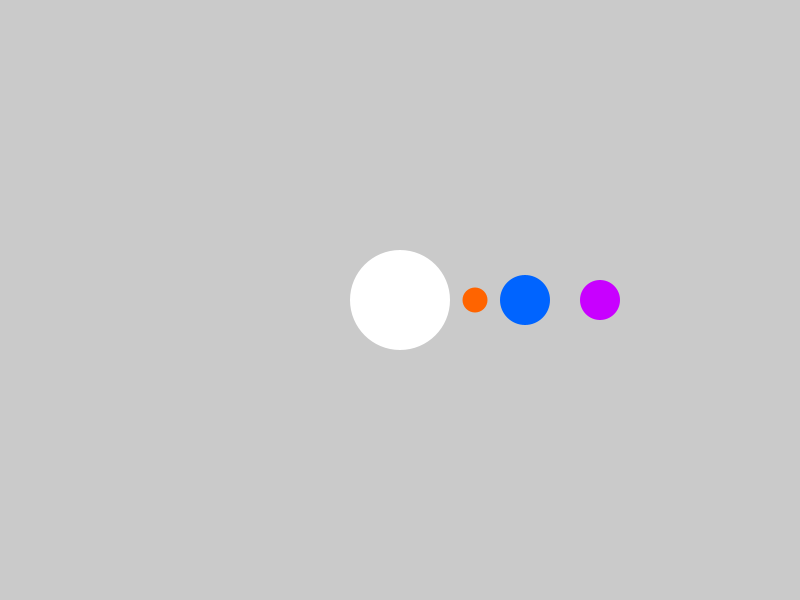
Frame 1 (no input)
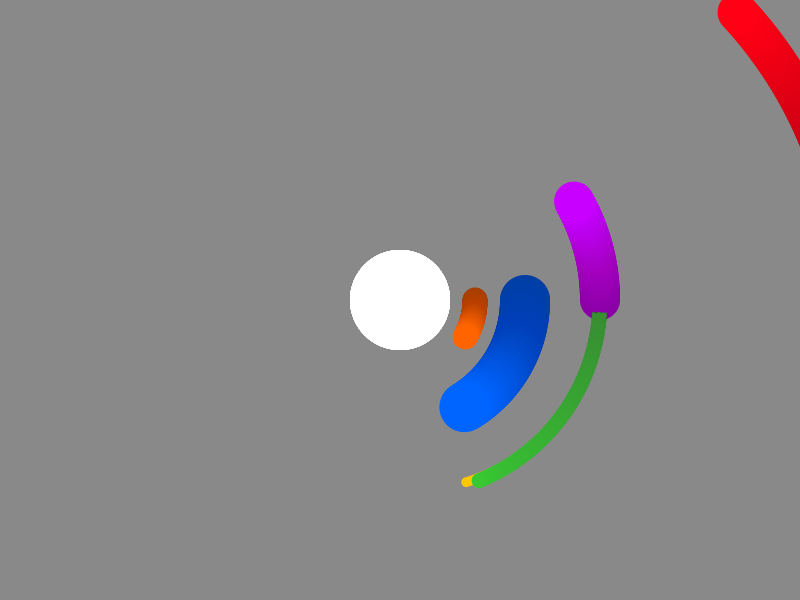
Frame 60 (the mouse pressed at the canvas centre just before this capture)
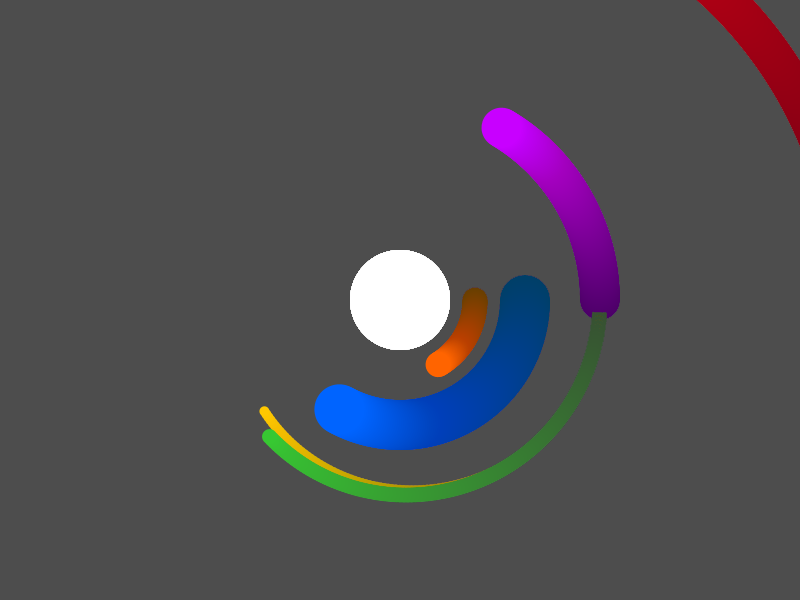
Frame 120 (the mouse held since frame 60 and released just before this capture)

The Processing sketch that drew these frames (run headless with seeded random() and noise(); from frame 60 on, the mouse is pressed at the canvas centre):

// Processing sketch: Circles_Exercise_2
// ── Circles_Exercise_2.pde
float _angle = 0;

void setup()
{
  //fullScreen();
  size(800,600);
}

void draw()
{
  
  clearScreen();
  translate(width/2,height/2);
  scale(0.5);                       //scales all the sizes
  aCircle(0,0,200,255,255,255);     //WHITE CIRCLE
  pushMatrix();                     //makes a copy of our original state 
    rotate(radians(_angle));
    translate(250,0);
    aCircle(0,0,100,0,100,255);     //BLUE CIRCLE
    //aMoon(100,1,250,0,100,255);
    pushMatrix();
      rotate(radians(_angle/3));
      translate(150,0);
      aCircle(0,0,30,55,200,50);    //GREEN CIRCLE rotates around blue
    popMatrix();
    //aPlanet(30,3,150,55,200,50);
    
    rotate(radians(_angle/2));      //YELLOW CIRCLE rotates around blue if last matrix wasnt there it would rotate around green
    translate(150,0);
    aCircle(0,0,20,255,200,0);
  popMatrix();                      /*reverts back to our original state so that our next circle isnt 
                                      affected by the last translate bascially */
  pushMatrix();                             
    rotate(radians(_angle/2));      //rotate at half the rate
    translate(150,0);
    aCircle(0,0,50,255,100,0);      //ORANGE CIRCLE rotates around white again bc of matrix
  popMatrix();
  
  //pushMatrix();                             
    rotate(radians(_angle/-2));     //rotate at half the rate but also opposite direction
    translate(400,0);
    aCircle(0,0,80,200,0,255);      //PURPLE CIRLCLE also rotates around white bc of previous matrix
  //popMatrix();
  
  rotate(radians(_angle/-3));     
  translate(500,0);                 //RED CIRCLE rotates around purple unless we add previous matrix, then it rotates around white
  aCircle(0,0,80,255,0,20);
  
  _angle = _angle + 1;
}

void aPlanet(float size, float speed, float distance, int red, int green, int blue)
{
  pushMatrix();                             
    rotate(radians(_angle/speed));     
    translate(distance,0);
    aCircle(0,0,size,red,green,blue);   
  popMatrix();
}
void aMoon(float size, float speed, float distance, int red, int green, int blue)
{                            
    rotate(radians(_angle/speed));     
    translate(distance,0);
    aCircle(0,0,size,red,green,blue);
}

void aCircle(float x, float y, float d, int red, int green, int blue)
{
  noStroke();
  fill(color(red,green,blue));
  circle(x,y,d);
}

void clearScreen()
{
  noStroke();              //gets rid of outlines of shapes
  fill(color(0,0,0,2));
  rect(0,0,width,height);  //rect(x,y of the top left corner of the rect, width, height)
}
